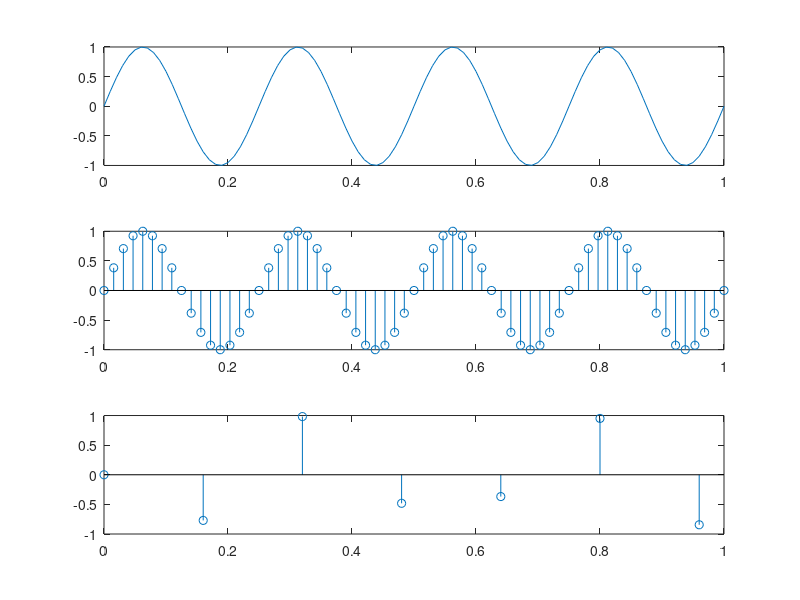

Write MATLAB code to recreate this figure.
clc;clear;
t=0:0.01:1;
Fa=4;
subplot(3,1,1)
y=sin(2*pi*Fa*t);
plot(t,y)
Fs=64;
Ts=(0:Fs)./Fs;
xn=sin(2*pi*Fa*Ts);
subplot(3,1,2);
stem(Ts,xn)
n=zeros(1,round(length(y)/16));
t0=zeros(1,round(length(y)/16));
i=1;
for j=1:16:length(y)
    n(i)=y(j);
    t0(i)=t(j);
    i=i+1;
end
subplot(3,1,3)
stem(t0,n)